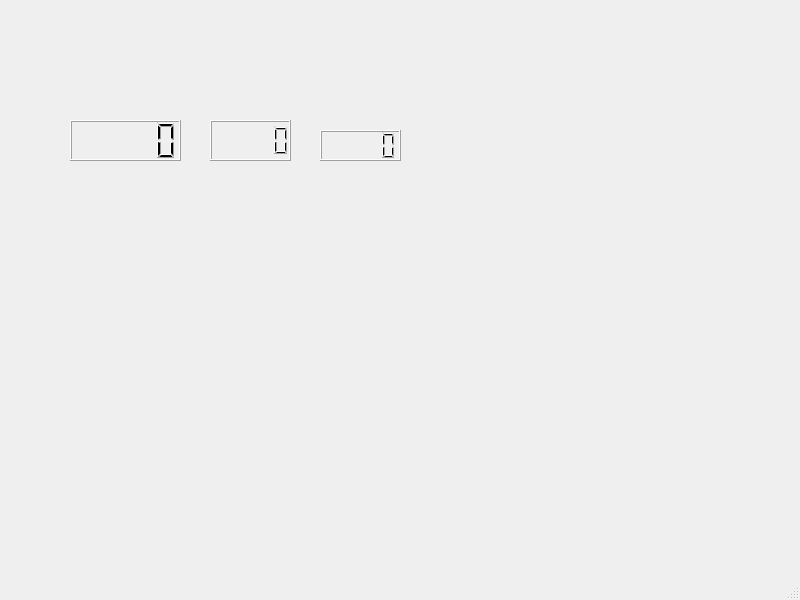
<?xml version="1.0" encoding="UTF-8"?>
<ui version="4.0">
 <class>MainWindow</class>
 <widget class="QMainWindow" name="MainWindow">
  <property name="geometry">
   <rect>
    <x>0</x>
    <y>0</y>
    <width>800</width>
    <height>600</height>
   </rect>
  </property>
  <property name="windowTitle">
   <string>MainWindow</string>
  </property>
  <widget class="QWidget" name="centralwidget">
   <widget class="QLCDNumber" name="lcdNumber">
    <property name="geometry">
     <rect>
      <x>70</x>
      <y>120</y>
      <width>111</width>
      <height>41</height>
     </rect>
    </property>
   </widget>
   <widget class="QLCDNumber" name="lcdNumber_2">
    <property name="geometry">
     <rect>
      <x>210</x>
      <y>120</y>
      <width>81</width>
      <height>41</height>
     </rect>
    </property>
   </widget>
   <widget class="QLCDNumber" name="lcdNumber_3">
    <property name="geometry">
     <rect>
      <x>320</x>
      <y>130</y>
      <width>81</width>
      <height>31</height>
     </rect>
    </property>
   </widget>
  </widget>
  <widget class="QMenuBar" name="menubar">
   <property name="geometry">
    <rect>
     <x>0</x>
     <y>0</y>
     <width>800</width>
     <height>21</height>
    </rect>
   </property>
  </widget>
  <widget class="QStatusBar" name="statusbar"/>
 </widget>
 <resources/>
 <connections/>
</ui>
